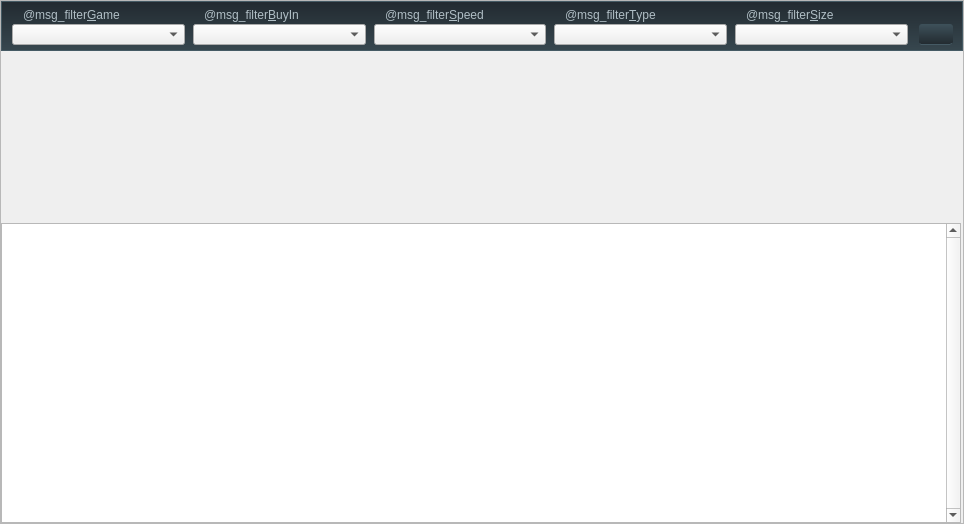
<?xml version="1.0" encoding="UTF-8"?>
<ui version="4.0">
 <class>SitNGo</class>
 <widget class="QFrame" name="SitNGo">
  <property name="geometry">
   <rect>
    <x>0</x>
    <y>0</y>
    <width>964</width>
    <height>524</height>
   </rect>
  </property>
  <property name="minimumSize">
   <size>
    <width>964</width>
    <height>524</height>
   </size>
  </property>
  <property name="maximumSize">
   <size>
    <width>964</width>
    <height>524</height>
   </size>
  </property>
  <property name="styleSheet">
   <string notr="true">#top {
 border-top: 1px solid #455a64;
}</string>
  </property>
  <property name="frameShape">
   <enum>QFrame::StyledPanel</enum>
  </property>
  <property name="frameShadow">
   <enum>QFrame::Raised</enum>
  </property>
  <layout class="QVBoxLayout" name="verticalLayout" stretch="0,0,1">
   <property name="spacing">
    <number>1</number>
   </property>
   <property name="leftMargin">
    <number>0</number>
   </property>
   <property name="topMargin">
    <number>0</number>
   </property>
   <property name="rightMargin">
    <number>0</number>
   </property>
   <property name="bottomMargin">
    <number>0</number>
   </property>
   <item>
    <widget class="QWidget" name="top" native="true">
     <property name="minimumSize">
      <size>
       <width>960</width>
       <height>48</height>
      </size>
     </property>
     <property name="styleSheet">
      <string notr="true">#top {
	background-color: qlineargradient(spread:pad, x1:0, y1:1, x2:0, y2:0, stop:1 #222a30, stop:0 #37474f);
border: 1px solid #455a64;
}
QLabel {
    color: #b0bec5;
	font: 11px &quot;Open Sans&quot;;
}
QLabel:disabled {
    color: rgba(176, 190, 197, 100);
}
 QAbstractButton {
background-color: qlineargradient(spread:pad, x1:0, y1:1, x2:0, y2:0, stop:1 rgba(62, 81, 90, 255), stop:0 rgba(34, 42, 48, 255));
border: 1px solid #191919;
border-radius: 3px;
    color: #fafafa;
font: 11px &quot;Open Sans&quot;;
border-bottom: 2px solid qlineargradient(spread:pad, x1:0, y1:1, x2:0, y2:0, stop:0 #455a64, stop:0.498 #455a64, stop:0.502 #191919, stop:1 #191919);
}

QComboBox  {
font: 600 11px &quot;Open Sans&quot;;
}

QComboBox:disabled {
    color: rgba(25, 25, 25, 100);
}

QComboBox QAbstractItemView {
    width: 268px;
  height: 145px;
  border-radius: 3px;
  background-color: #889aa3;
  border: 1px solid #191919;
  padding-bottom: 6px;	
  outline: 0;
}
QComboBox QAbstractItemView::indicator {
width: 12px;
  height: 12px;
  border-radius: 2px;
  background-color: #ffffff;
  border: 1px solid #191919;
    margin-left: 10px;
padding: -1px;
}

QComboBox QAbstractItemView::indicator:indeterminate {
    width: 12px;
height: 12px;
border: 2px inset #191919;
border-bottom: 2px solid qlineargradient(spread:pad, x1:0, y1:0, x2:0, y2:1, stop:0 rgba(25, 25, 25, 255), stop:0.495 rgba(25, 25, 25, 255), stop:0.505 rgba(69, 90, 100, 255), stop:1 rgba(69, 90, 100, 255));
padding: -1px;
	background-color: qlineargradient(spread:pad, x1:0, y1:1, x2:0, y2:0, stop:0 rgba(121, 121, 121, 255), stop:0.954802 rgba(199, 199, 199, 255), stop:1 rgba(250, 250, 250, 255));
background-clip: padding;
background-origin: padding;
}

QComboBox QAbstractItemView::indicator:checked {
  background-color: qlineargradient(spread:pad, x1:0, y1:1, x2:0, y2:0, stop:0 rgba(34, 42, 48, 255), stop:0.502 rgba(69, 90, 100, 255), stop:1 rgba(69, 90, 100, 255));
	image: url(:/textures/Common/icons/icon_check_filters.png);
}
</string>
     </property>
     <layout class="QHBoxLayout" name="horizontalLayout" stretch="1,0">
      <property name="spacing">
       <number>10</number>
      </property>
      <property name="leftMargin">
       <number>10</number>
      </property>
      <property name="topMargin">
       <number>4</number>
      </property>
      <property name="rightMargin">
       <number>10</number>
      </property>
      <property name="bottomMargin">
       <number>6</number>
      </property>
      <item alignment="Qt::AlignBottom">
       <widget class="QFrame" name="filters">
        <property name="styleSheet">
         <string notr="true">QLabel {
    padding-left: 8px;
}</string>
        </property>
        <layout class="QGridLayout" name="gridLayout" rowstretch="0,1" columnstretch="1,1,1,1,1">
         <property name="leftMargin">
          <number>1</number>
         </property>
         <property name="topMargin">
          <number>1</number>
         </property>
         <property name="rightMargin">
          <number>1</number>
         </property>
         <property name="bottomMargin">
          <number>0</number>
         </property>
         <property name="horizontalSpacing">
          <number>8</number>
         </property>
         <property name="verticalSpacing">
          <number>2</number>
         </property>
         <item row="1" column="4" alignment="Qt::AlignTop">
          <widget class="QComboBox" name="filter_size">
           <property name="minimumSize">
            <size>
             <width>0</width>
             <height>21</height>
            </size>
           </property>
           <property name="maximumSize">
            <size>
             <width>16777215</width>
             <height>21</height>
            </size>
           </property>
          </widget>
         </item>
         <item row="0" column="2" alignment="Qt::AlignTop">
          <widget class="QLabel" name="msg_filterSpeed">
           <property name="text">
            <string>@msg_filter&amp;Speed</string>
           </property>
           <property name="buddy">
            <cstring>filter_speed</cstring>
           </property>
          </widget>
         </item>
         <item row="0" column="1" alignment="Qt::AlignTop">
          <widget class="QLabel" name="msg_filterBuyIn">
           <property name="text">
            <string>@msg_filter&amp;BuyIn</string>
           </property>
           <property name="buddy">
            <cstring>filter_buyin</cstring>
           </property>
          </widget>
         </item>
         <item row="0" column="3" alignment="Qt::AlignTop">
          <widget class="QLabel" name="msg_filterType">
           <property name="text">
            <string>@msg_filter&amp;Type</string>
           </property>
           <property name="buddy">
            <cstring>filter_type</cstring>
           </property>
          </widget>
         </item>
         <item row="0" column="4" alignment="Qt::AlignTop">
          <widget class="QLabel" name="msg_filterSize">
           <property name="text">
            <string>@msg_filter&amp;Size</string>
           </property>
           <property name="buddy">
            <cstring>filter_size</cstring>
           </property>
          </widget>
         </item>
         <item row="1" column="1" alignment="Qt::AlignTop">
          <widget class="QComboBox" name="filter_buyin">
           <property name="minimumSize">
            <size>
             <width>0</width>
             <height>21</height>
            </size>
           </property>
           <property name="maximumSize">
            <size>
             <width>16777215</width>
             <height>21</height>
            </size>
           </property>
          </widget>
         </item>
         <item row="1" column="2" alignment="Qt::AlignTop">
          <widget class="QComboBox" name="filter_speed">
           <property name="minimumSize">
            <size>
             <width>0</width>
             <height>21</height>
            </size>
           </property>
           <property name="maximumSize">
            <size>
             <width>16777215</width>
             <height>21</height>
            </size>
           </property>
          </widget>
         </item>
         <item row="1" column="3" alignment="Qt::AlignTop">
          <widget class="QComboBox" name="filter_type">
           <property name="minimumSize">
            <size>
             <width>0</width>
             <height>21</height>
            </size>
           </property>
           <property name="maximumSize">
            <size>
             <width>16777215</width>
             <height>21</height>
            </size>
           </property>
          </widget>
         </item>
         <item row="1" column="0" alignment="Qt::AlignTop">
          <widget class="QComboBox" name="filter_game">
           <property name="minimumSize">
            <size>
             <width>0</width>
             <height>21</height>
            </size>
           </property>
           <property name="maximumSize">
            <size>
             <width>16777215</width>
             <height>21</height>
            </size>
           </property>
          </widget>
         </item>
         <item row="0" column="0" alignment="Qt::AlignTop">
          <widget class="QLabel" name="msg_filterGame">
           <property name="text">
            <string>@msg_filter&amp;Game</string>
           </property>
           <property name="buddy">
            <cstring>filter_game</cstring>
           </property>
          </widget>
         </item>
        </layout>
       </widget>
      </item>
      <item alignment="Qt::AlignBottom">
       <widget class="QPushButton" name="bttn_enableFilters">
        <property name="sizePolicy">
         <sizepolicy hsizetype="Fixed" vsizetype="Fixed">
          <horstretch>0</horstretch>
          <verstretch>0</verstretch>
         </sizepolicy>
        </property>
        <property name="minimumSize">
         <size>
          <width>34</width>
          <height>21</height>
         </size>
        </property>
        <property name="maximumSize">
         <size>
          <width>34</width>
          <height>21</height>
         </size>
        </property>
        <property name="cursor">
         <cursorShape>PointingHandCursor</cursorShape>
        </property>
        <property name="styleSheet">
         <string notr="true">QAbstractButton {
    background-attachment: fixed;
    background-repeat: no-repeat;
    background-image: url(:/textures/Common/icons/bttn1x2_switch_on_off_filter.png);
    border: none;
    min-width: 34px;
    max-width: 34px;
    min-height: 20px;
    max-height: 20px;
	border-bottom: 1px solid #455a64;
}

QAbstractButton:checked {
        background-position: bottom center;
}

QAbstractButton:!checked {
        background-position: top center;
}</string>
        </property>
        <property name="checkable">
         <bool>true</bool>
        </property>
       </widget>
      </item>
     </layout>
    </widget>
   </item>
   <item>
    <widget class="SitNGoDescription" name="descriptionPanel" native="true">
     <property name="minimumSize">
      <size>
       <width>958</width>
       <height>170</height>
      </size>
     </property>
    </widget>
   </item>
   <item>
    <widget class="TableView" name="tableView">
     <property name="minimumSize">
      <size>
       <width>960</width>
       <height>300</height>
      </size>
     </property>
     <property name="maximumSize">
      <size>
       <width>960</width>
       <height>300</height>
      </size>
     </property>
     <property name="verticalScrollBarPolicy">
      <enum>Qt::ScrollBarAlwaysOn</enum>
     </property>
     <property name="horizontalScrollBarPolicy">
      <enum>Qt::ScrollBarAlwaysOff</enum>
     </property>
     <property name="sizeAdjustPolicy">
      <enum>QAbstractScrollArea::AdjustToContents</enum>
     </property>
     <property name="autoScrollMargin">
      <number>0</number>
     </property>
     <property name="editTriggers">
      <set>QAbstractItemView::NoEditTriggers</set>
     </property>
     <property name="alternatingRowColors">
      <bool>true</bool>
     </property>
     <property name="selectionMode">
      <enum>QAbstractItemView::SingleSelection</enum>
     </property>
     <property name="selectionBehavior">
      <enum>QAbstractItemView::SelectRows</enum>
     </property>
     <property name="iconSize">
      <size>
       <width>16</width>
       <height>64</height>
      </size>
     </property>
     <property name="showGrid">
      <bool>false</bool>
     </property>
     <property name="sortingEnabled">
      <bool>true</bool>
     </property>
     <property name="wordWrap">
      <bool>false</bool>
     </property>
     <property name="cornerButtonEnabled">
      <bool>false</bool>
     </property>
     <attribute name="horizontalHeaderDefaultSectionSize">
      <number>120</number>
     </attribute>
     <attribute name="horizontalHeaderMinimumSectionSize">
      <number>100</number>
     </attribute>
     <attribute name="verticalHeaderVisible">
      <bool>false</bool>
     </attribute>
     <attribute name="verticalHeaderDefaultSectionSize">
      <number>16</number>
     </attribute>
     <attribute name="verticalHeaderMinimumSectionSize">
      <number>16</number>
     </attribute>
    </widget>
   </item>
  </layout>
 </widget>
 <customwidgets>
  <customwidget>
   <class>TableView</class>
   <extends>QTableView</extends>
   <header>pages/mainLobby/page_MainLobbyBase.h</header>
   <slots>
    <signal>currentChanged(QModelIndex)</signal>
   </slots>
  </customwidget>
  <customwidget>
   <class>SitNGoDescription</class>
   <extends>QWidget</extends>
   <header>widgets/panel_SitNGoDescription.h</header>
   <container>1</container>
   <slots>
    <slot>setRootIndex(QModelIndex)</slot>
   </slots>
  </customwidget>
 </customwidgets>
 <resources>
  <include location="../../resources.qrc"/>
 </resources>
 <connections>
  <connection>
   <sender>bttn_enableFilters</sender>
   <signal>toggled(bool)</signal>
   <receiver>SitNGo</receiver>
   <slot>disableFilters(bool)</slot>
   <hints>
    <hint type="sourcelabel">
     <x>947</x>
     <y>39</y>
    </hint>
    <hint type="destinationlabel">
     <x>986</x>
     <y>37</y>
    </hint>
   </hints>
  </connection>
  <connection>
   <sender>tableView</sender>
   <signal>activated(QModelIndex)</signal>
   <receiver>SitNGo</receiver>
   <slot>onItemActivated(QModelIndex)</slot>
   <hints>
    <hint type="sourcelabel">
     <x>249</x>
     <y>286</y>
    </hint>
    <hint type="destinationlabel">
     <x>-148</x>
     <y>380</y>
    </hint>
   </hints>
  </connection>
  <connection>
   <sender>tableView</sender>
   <signal>currentChanged(QModelIndex)</signal>
   <receiver>SitNGo</receiver>
   <slot>onCurrentChanged(QModelIndex)</slot>
   <hints>
    <hint type="sourcelabel">
     <x>858</x>
     <y>284</y>
    </hint>
    <hint type="destinationlabel">
     <x>1121</x>
     <y>134</y>
    </hint>
   </hints>
  </connection>
 </connections>
 <slots>
  <slot>disableFilters(bool)</slot>
  <slot>onItemActivated(QModelIndex)</slot>
  <slot>onCurrentChanged(QModelIndex)</slot>
 </slots>
</ui>
